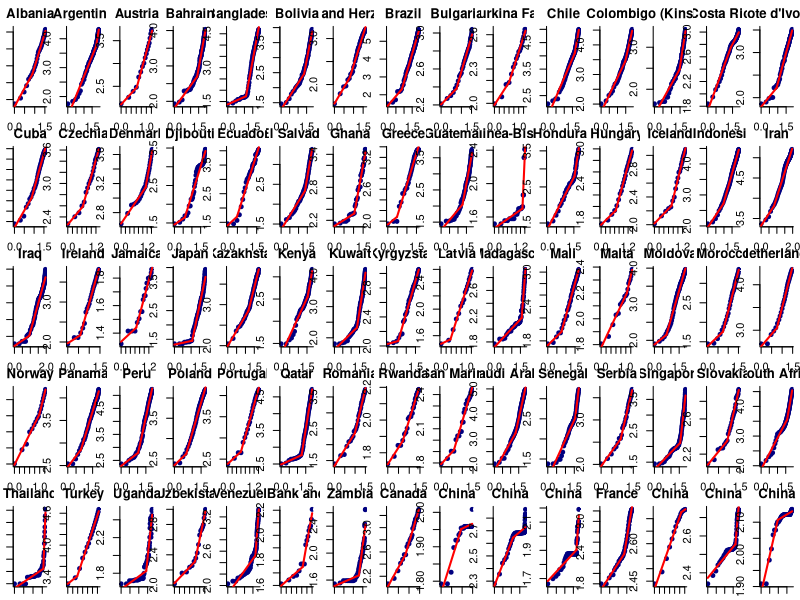
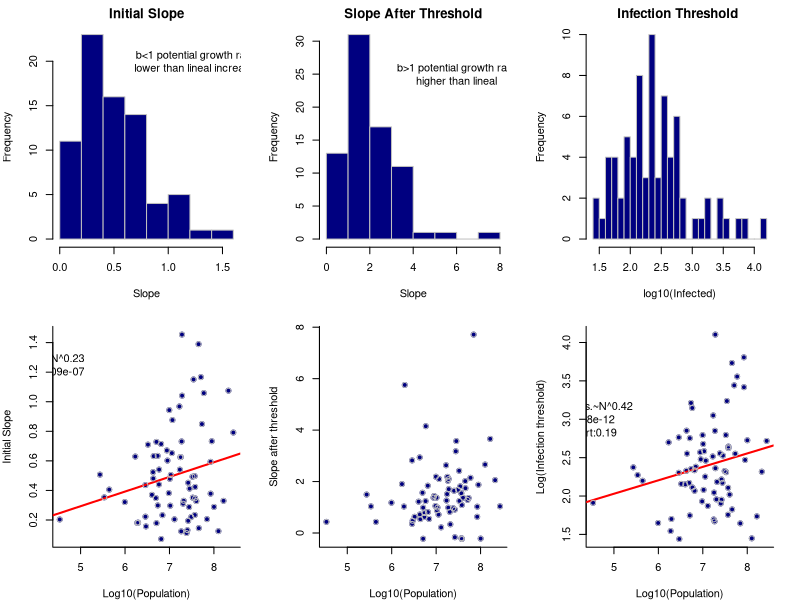
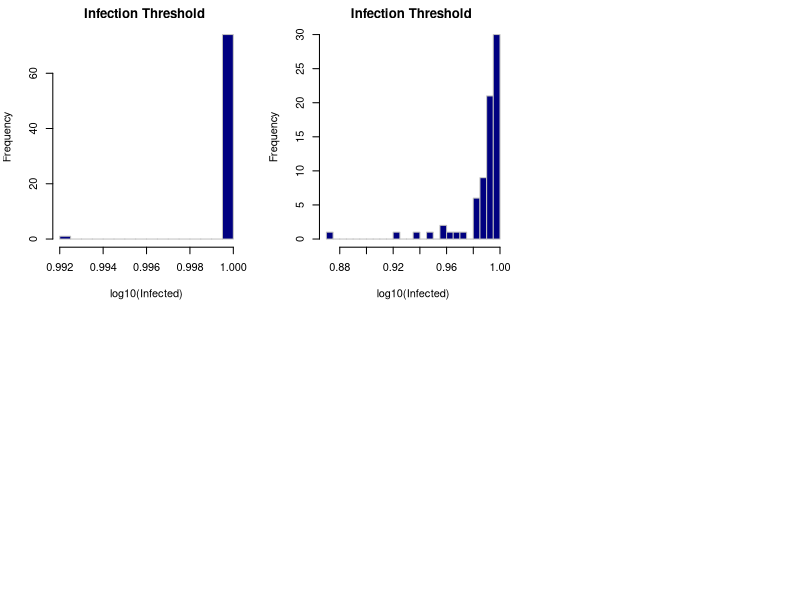

R code for these plots, in order:
library(segmented)


casos.world.264 <- read.delim("./casos.world.264.tab")

par(mfrow=c(5,15), mar=c(1,1,2,0.5 ))
paises<-function(casos.world.264){
  library("segmented")
  out<-NULL
  for (i in 1:nrow(casos.world.264)){
    ii<-which(casos.world.264[i,18:154]>=1)
    if(length(ii)>15){
      x<-as.numeric(casos.world.264[i,(ii[1]+17):154])
      X<-diff(x)
      id<-which(X==max(X))[1]
      #id<-which(x==max(x))[1]
      if(length(14:id)>15 & min(x[14:id])>20 & max(x)>100) {
        tt<-I(log10(1:length(x[14:id])))
        Infect<-log10(x[14:id])
        ff0<-lm(Infect~ tt)
        ff1<-segmented(obj = lm(Infect~ tt), seg.Z = ~tt, npsi = 1)
        aic<-AIC(ff0,ff1)[,2]
        wi<-exp(-0.5*(aic-min(aic)))/sum(exp(-0.5*(aic-min(aic))))
        N.pais<-casos.world.264[i,13]
        p.li<-coefficients(ff0)
        p.seg<-coefficients(ff1)
        fit<-summary(ff1)
       # if(length(which(tt<fit$psi[2]))>9 & 
      #     as.vector(p.seg)[2]<as.vector(p.seg)[3] &
      #     as.vector(p.seg)[2]<1.1 &
      #     length(which(tt>fit$psi[2]))>10 &
      #     as.vector(p.seg)[3]>1.1
      #  ){
        plot(Infect~tt ,bty="l", pch=19, col="navy", cex=.8, main=casos.world.264[i,9]) 
        plot(ff1, add=T, col="red")
      #x  }
  #      bbreak<-which(x>fit$psi[2])[1]
        
        out<-rbind(out,c(i,N.pais, max(x),as.vector(p.seg)[-4],fit$psi[2],wi[2],fit$r.squared))
      }
    }      
  }
  colnames(out)<-c("Id", "Population", "I.max", "intercept", "initial.slope", "slope.after.thresh", "time.threshold","Weight.evid","R.sqrt")
  out      
}      
save.image()
###########
paises(casos.world.264)->b
head(b)
dim(b)
b<-cbind(b,10^(b[,4]+b[,5]*b[,7]))
#b[,10]<-10^(b[,4]+b[,5]*b[,7])
par(mfrow=c(2,3), mar=c(4,4,2,2))
hist(b[,5], col="navy", border = "gray", main="Initial Slope", xlab="Slope")
text(1.25, 20, "b<1 potential growth rate\nlower than lineal increase")

hist((b[,6]+b[,5]), col="navy", border = "gray", main="Slope After Threshold", xlab="Slope")
text(6, 25, "b>1 potential growth rate\nhigher than lineal")

hist(log10(b[,10]), col="navy", border = "gray", main="Infection Threshold ", xlab="log10(Infected)", breaks=20)

#hist((b[,10]/b[,2]*100), col="navy",
#     border = "gray", main="Infection Number ",
#     xlab="log10(Infected)", breaks=100, xlim=c(0,.5))

plot(b[,5]~ log10(b[,2]), bty="l", pch=19, col="navy", xlab="Log10(Population)", ylab="Initial Slope")
abline(lm(b[,5]~ log10(b[,2])), col="red", lwd=2)
summary(lm(b[,5]~ log10(b[,2])), col="red", lwd=2)
text(4.5,1.25,"b0~N^0.23\np:1.09e-07")
points(b[,5]~ log10(b[,2]),  col="gray")

plot(b[,6]~ log10(b[,2]), bty="l", pch=19, col="navy", xlab="Log10(Population)", ylab="Slope after threshold")
#abline(lm(b[,6]~ log10(b[,2])), col="red", lwd=2)
summary(lm(b[,6]~ log10(b[,2])), col="red", lwd=2)
#text(4.5,1.25,"b0~N^0.23\np:1.09e-07")
points(b[,6]~ log10(b[,2]),  col="gray")

plot(log10(b[,10])~ log10(b[,2]), bty="l", pch=19, col="navy", xlab="Log10(Population)", ylab="Log(Infection threshold)")
abline(lm(log10(b[,10])~ log10(b[,2])), col="red", lwd=2)
summary(lm(log10(b[,10])~ log10(b[,2])), col="red", lwd=2)
text(4.5,3,"Inf.thres.~N^0.42\np:7.8e-12\nr-sqrt:0.19")
points(log10(b[,10])~ log10(b[,2]),  col="gray")

####

#################
#paises

colnames(b)
hist((b[,8]), col="navy", border = "gray", main="Infection Threshold ", xlab="log10(Infected)", breaks=20)
hist((b[,9]), col="navy", border = "gray", main="Infection Threshold ", xlab="log10(Infected)", breaks=20)
